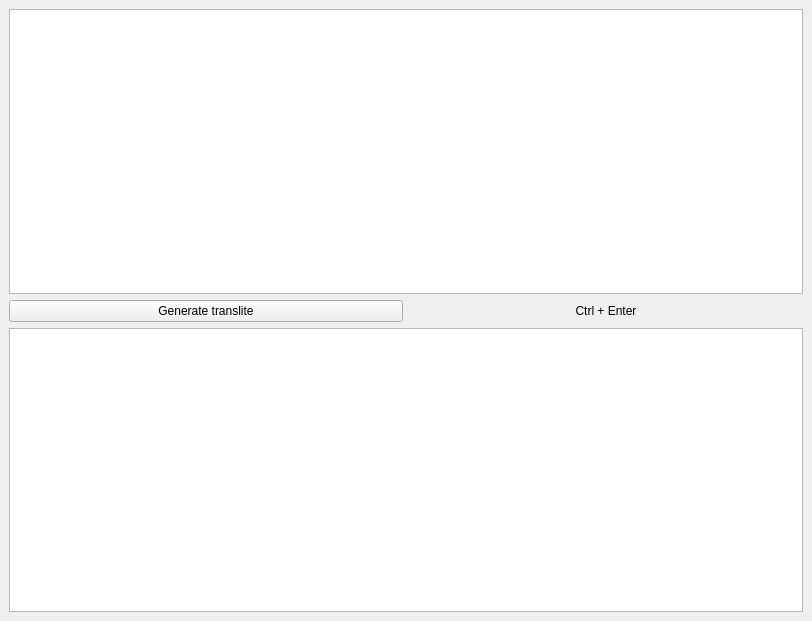
<?xml version="1.0" encoding="UTF-8"?>
<ui version="4.0">
 <class>MainWindow_cyla</class>
 <widget class="QMainWindow" name="MainWindow_cyla">
  <property name="geometry">
   <rect>
    <x>0</x>
    <y>0</y>
    <width>812</width>
    <height>621</height>
   </rect>
  </property>
  <property name="minimumSize">
   <size>
    <width>200</width>
    <height>100</height>
   </size>
  </property>
  <property name="windowTitle">
   <string>Cyla Mixture</string>
  </property>
  <widget class="QWidget" name="centralwidget">
   <property name="minimumSize">
    <size>
     <width>100</width>
     <height>100</height>
    </size>
   </property>
   <layout class="QVBoxLayout" name="verticalLayout">
    <item>
     <widget class="QPlainTextEdit" name="plainTextEdit_input">
      <property name="font">
       <font>
        <family>Hack</family>
       </font>
      </property>
     </widget>
    </item>
    <item>
     <layout class="QHBoxLayout" name="horizontalLayout">
      <item>
       <widget class="QPushButton" name="pushButton_gen_translite">
        <property name="text">
         <string>Generate translite</string>
        </property>
       </widget>
      </item>
      <item>
       <widget class="QLabel" name="label_translite_shortcut">
        <property name="text">
         <string>Ctrl + Enter</string>
        </property>
        <property name="alignment">
         <set>Qt::AlignCenter</set>
        </property>
       </widget>
      </item>
     </layout>
    </item>
    <item>
     <widget class="QPlainTextEdit" name="plainTextEdit_output">
      <property name="enabled">
       <bool>true</bool>
      </property>
      <property name="font">
       <font>
        <family>Hack</family>
       </font>
      </property>
      <property name="readOnly">
       <bool>true</bool>
      </property>
      <property name="plainText">
       <string/>
      </property>
     </widget>
    </item>
   </layout>
  </widget>
 </widget>
 <resources/>
 <connections/>
</ui>
